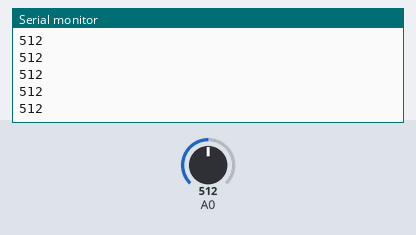
Recording of a sketch running on a simulated Arduino Uno, built with avr-gcc and run on an emulated ATmega328P. On the bench: the last lines printed to the serial monitor. The inputs (shaded band) are chosen by the test bench; at power-on: A0 = 512.

Above: at 1.2 s.
1.3 s: A0 set to 716
At 2.3 s:
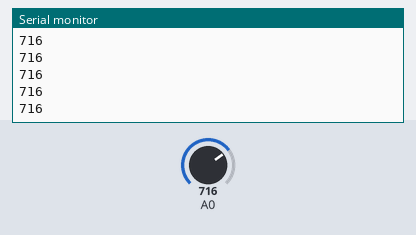
2.8 s: A0 set to 900
At 3.5 s:
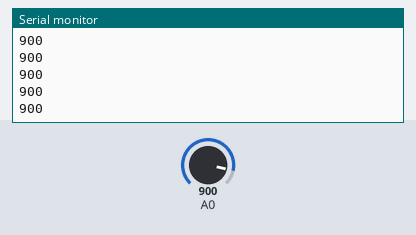
Timing chart, 0 to 5.8 s (numbered marks = the images above; inputs shaded):
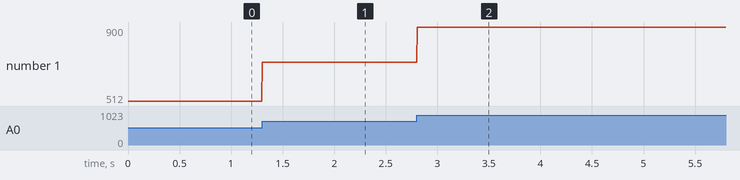

Measured:
- after the input at 1.3 s, the serial monitor: prints a new line at once (image 1)
- after the input at 2.8 s, the serial monitor: prints a new line at once (image 2)
- plotted number 1: 512 → 716 after the input at 1.3 s, 716 → 900 after the input at 2.8 s

The sketch:

arduino.ino
```cpp
const int timeBetweenReadings = 4;

void setup() {
  Serial.begin(115200);
}

void loop() {
  Serial.println(analogRead(A0));
  delay(timeBetweenReadings);
}
```
